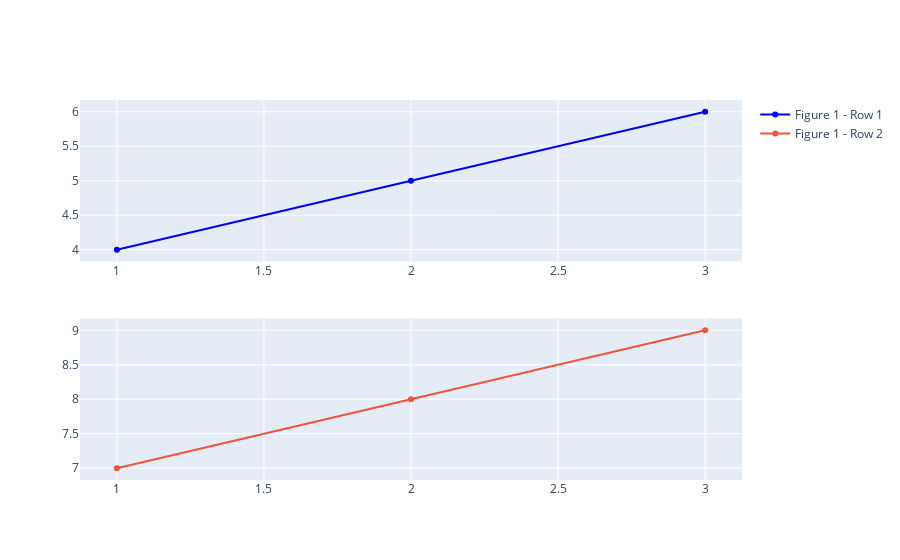

The code cell stored with this chart in its notebook:
### Code cell
fig1

### Figure 1 — Plotly figure (JSON) as saved in the notebook; plotly's stock layout.template omitted (floating-point values rounded to 4 significant figures)
{"data": [{"line": {"color": "blue"}, "name": "Figure 1 - Row 1", "type": "scatter", "x": [1, 2, 3], "xaxis": "x", "y": [4, 5, 6], "yaxis": "y"}, {"name": "Figure 1 - Row 2", "type": "scatter", "x": [1, 2, 3], "xaxis": "x2", "y": [7, 8, 9], "yaxis": "y2"}], "layout": {"autosize": true, "xaxis": {"anchor": "y", "autorange": true, "domain": [0, 1], "range": [0.878, 3.122], "type": "linear"}, "xaxis2": {"anchor": "y2", "autorange": true, "domain": [0, 1], "range": [0.878, 3.122], "type": "linear"}, "yaxis": {"anchor": "x", "autorange": true, "domain": [0.575, 1], "range": [3.753, 6.247], "type": "linear"}, "yaxis2": {"anchor": "x2", "autorange": true, "domain": [0, 0.425], "range": [6.753, 9.247], "type": "linear"}}}
